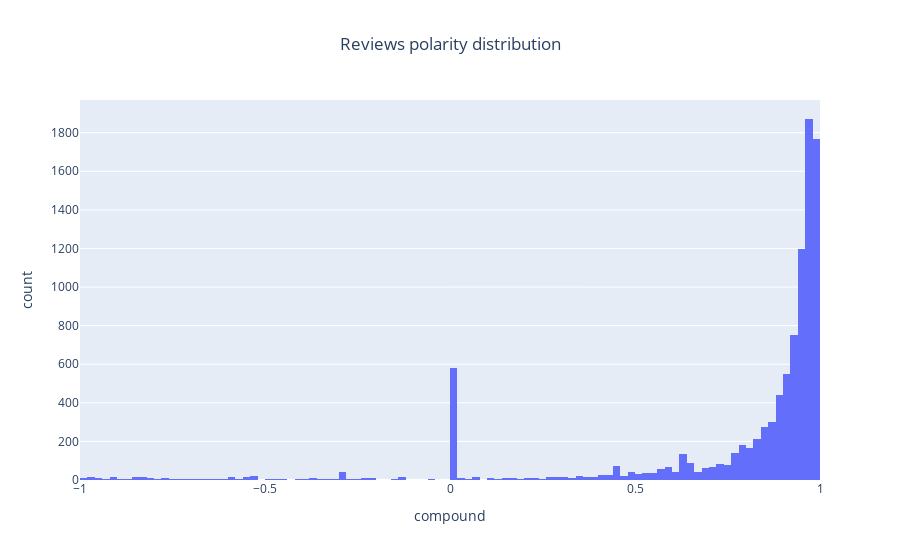

Here is the notebook cell this chart was saved with:
### Markdown cell above
The "compound" score in the result of VADER (Valence Aware Dictionary and sEntiment Reasoner)'s polarity_scores represents the overall polarity of a text. Unlike the "positive", "negative", and "neutral" scores, which are normalized proportions of positive, negative, and neutral words in the text, the "compound" score is a single number ranging from -1 to 1. A value close to -1 indicates a highly negative sentiment, while a value close to 1 indicates a highly positive sentiment. A value close to 0 suggests a neutral or ambiguous sentiment.

### Code cell
fig = go.Figure(data=[go.Histogram(x=rev['compound'], nbinsx=100)])
fig.update_layout(
    title='Reviews polarity distribution',title_x=0.5,
    xaxis_title='compound',
    yaxis_title='count'
)
fig.show()

### Figure 1 — Plotly figure (JSON) as saved in the notebook; plotly's stock layout.template omitted (floating-point values rounded to 4 significant figures; data arrays with more than 128 entries replaced by an {"elided": "..."} marker saying what was removed)
{"data": [{"nbinsx": 100, "type": "histogram", "x": {"elided": "10000 float values"}}], "layout": {"title": {"text": "Reviews polarity distribution", "x": 0.5}, "xaxis": {"title": {"text": "compound"}}, "yaxis": {"title": {"text": "count"}}}}
